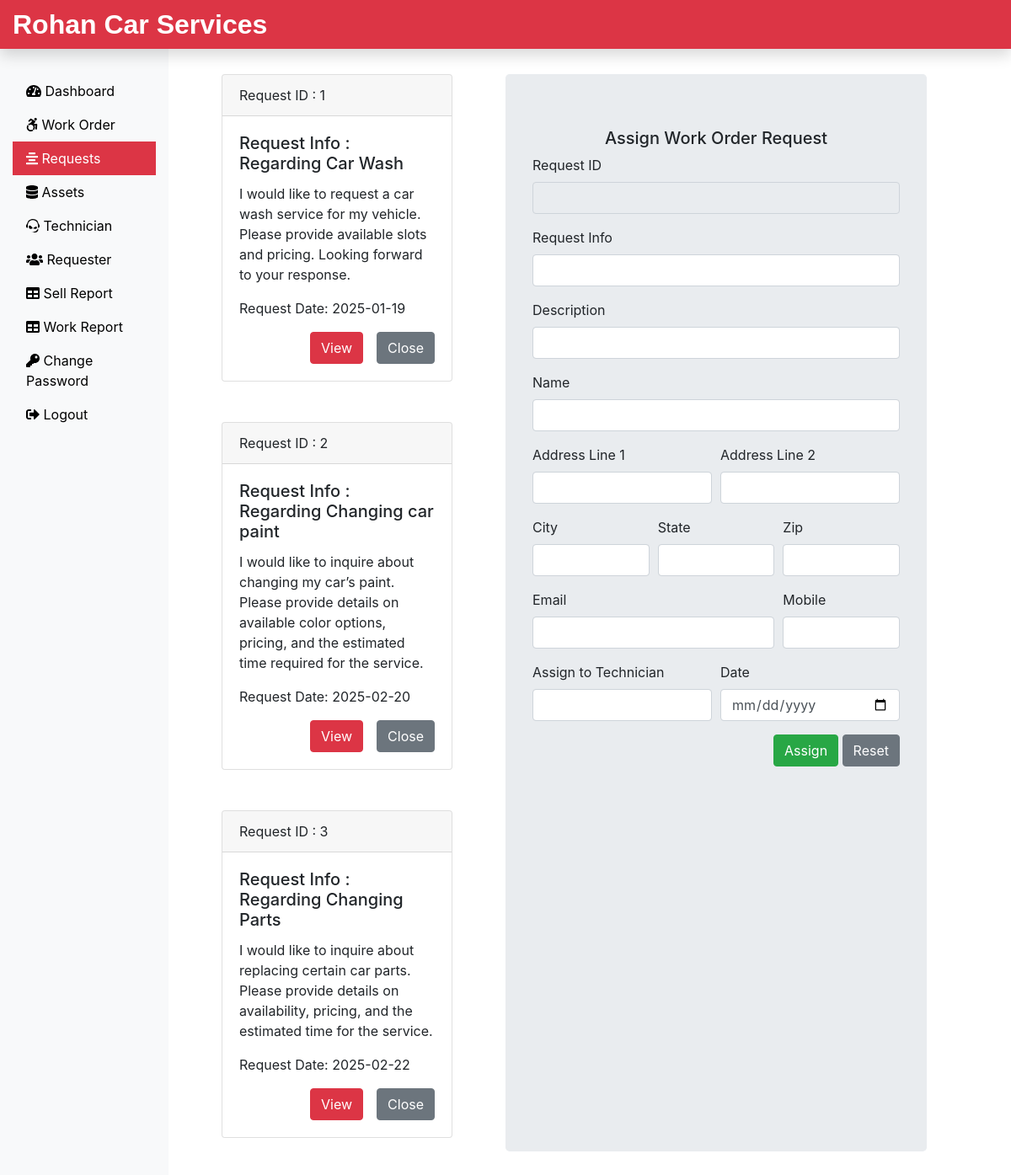
/Admin/request.php (signed in), run on the app's committed database.
### tables this page shows
CREATE TABLE `submitrequest_tb` (
  `request_id` int(11) NOT NULL,
  `request_info` text NOT NULL,
  `request_desc` text NOT NULL,
  `requester_name` varchar(60) NOT NULL,
  `requester_add1` text NOT NULL,
  `requester_add2` text NOT NULL,
  `requester_city` varchar(60) NOT NULL,
  `requester_state` varchar(60) NOT NULL,
  `requester_zip` int(11) NOT NULL,
  `requester_email` varchar(60) NOT NULL,
  `requester_mobile` bigint(11) NOT NULL,
  `request_date` date NOT NULL
);

### Admin/request.php (the view, shortened to what this page needs)
<?php
include('includes/header.php');
include('../dbConnection.php');
?>
<div class="col-sm-4 mb-5">
  <?php
 $sql = "SELECT request_id, request_info, request_desc, request_date FROM submitrequest_tb";
 $result = $conn->query($sql);
 if($result->num_rows > 0){
  while($row = $result->fetch_assoc()){
   echo '<div class="card mt-5 mx-5">';
   echo '<div class="card-header">';
   echo 'Request ID : '. $row['request_id'];
   echo '</div>';
   echo '<div class="card-body">';
   echo '<h5 class="card-title">Request Info : ' . $row['request_info'] . '</h5>';
   echo '<p class="card-text">' . $row['request_desc'] . '</p>';
   echo '<p class="card-text">Request Date: ' . $row['request_date'] . '</p>';
   echo '<div class="float-right">';
   echo '<form action="" method="POST"> <input type="hidden" name="id" value='. $row["request_id"] .'><input type="submit" class="btn btn-danger mr-3" name="view" value="View"><input type="submit" class="btn btn-secondary" name="close" value="Close"></form>';
   echo '</div>' ;
   echo '</div>' ;
   echo'</div>';
  }
 }
 ?>
</div>
<?php
  include('assignworkform.php');
  include('includes/footer.php');
?>

### data on the page
submitrequest_tb: request_id "1", request_info "Regarding Car Wash", request_desc "I would like to request a car wash service for my vehicle. Please provide available slots and pricing. Looking forward to your response.", request_date "2025-01-19"
submitrequest_tb: request_id "2", request_info "Regarding Changing car paint", request_desc "I would like to inquire about changing my car’s paint. Please provide details on available color options, pricing, and the estimated time required for the service.", request_date "2025-02-20"
submitrequest_tb: request_id "3", request_info "Regarding Changing Parts", request_desc "I would like to inquire about replacing certain car parts. Please provide details on availability, pricing, and the estimated time for the service.", request_date "2025-02-22"
